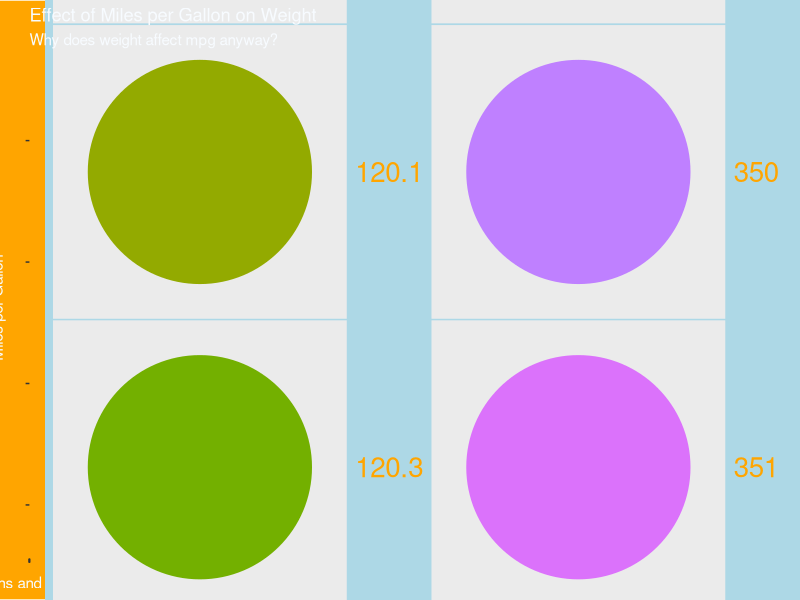
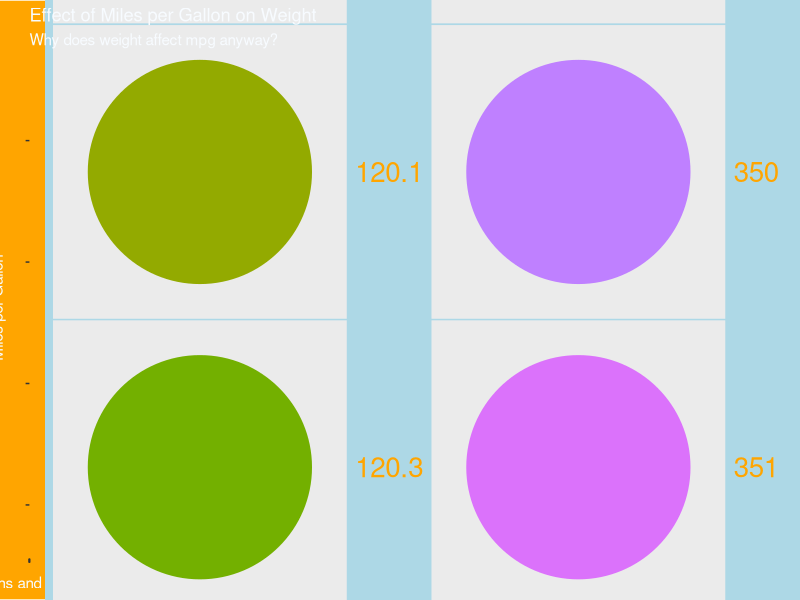

The R script that drew these images, in order:
library(ggplot2)
ggplot(mtcars, aes(x=wt,y=mpg,color = factor(disp))) +
  geom_point(size = 75) + geom_smooth(method = "lm") +
  labs(title = "Effect of Miles per Gallon on Weight",
       x = "tons and tons", y = "Miles per Gallon",
       color = "Displacement", subtitle = "Why does weight affect mpg anyway?") +
  theme(axis.text.x = element_text(angle = 270, color = "orange"),
        axis.text.y = element_text(angle = 90, color = "orange"), title = element_text(color = blues9),
        legend.text = element_text(size = 20, color = "orange"), 
        panel.background = element_rect(color = "light blue"), 
        plot.background = element_rect(fill = "orange"),
        panel.grid = element_line(size = 5, color = "orange"),
        legend.background = element_rect(fill = "light blue"))



ggsave("./ugly78.png",height = 20,width = 20)

